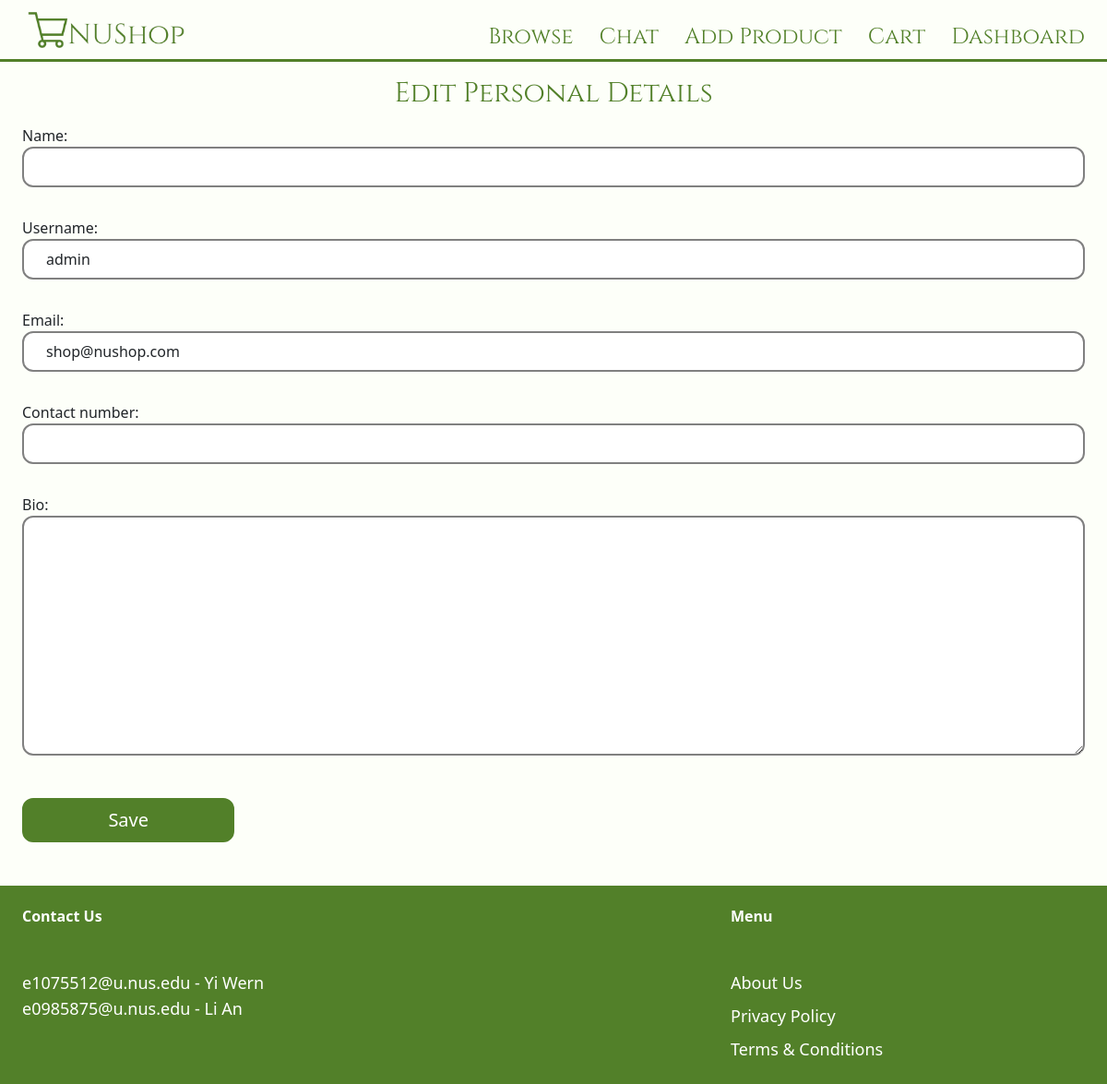
The page /authuser/admin/student-org-details/ (signed in) on the database as committed earlier.
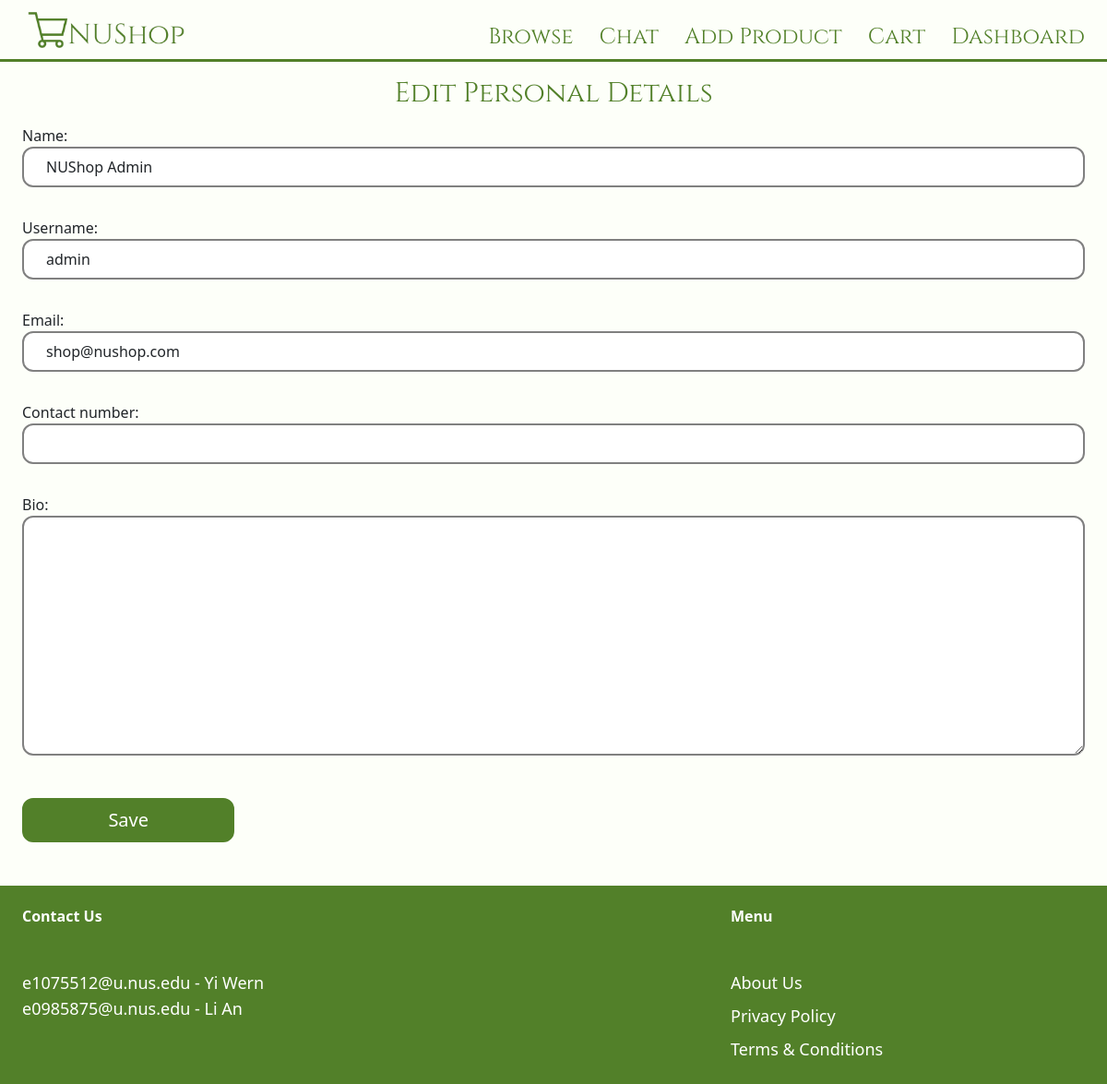
The same page on the database as committed later.
### authuser/models.py (models this page shows, shortened)
class User(AbstractBaseUser, PermissionsMixin):
    username = models.CharField(max_length=150, unique=True)
    email = models.EmailField(unique=True)
    name = models.CharField(max_length=255, default='')
    bio = models.CharField(max_length=500, blank=True, null=True)
    contact_number = models.CharField(max_length=8, blank=True, null=True)
    image = models.ImageField(upload_to='user_images', blank=True, null=True)
    is_staff = models.BooleanField(default=False)
    is_superuser = models.BooleanField(default=False)
    is_active = models.BooleanField(default=True)
    date_joined = models.DateTimeField(default=timezone.now)
    last_login = models.DateTimeField(blank=True, null=True)
    major = models.ForeignKey(Major, related_name='major', on_delete=models.CASCADE, blank=True, null=True)
    role = models.ForeignKey(Role, related_name='users', on_delete=models.CASCADE, blank=True, null=True)
    followers = models.ManyToManyField('self', related_name="followed_by", symmetrical=False, blank=True)
    bank_details = models.ForeignKey(Bank, related_name='bank_details', on_delete=models.CASCADE, blank=True, null=True)
    delivery_address = models.ForeignKey(DeliveryAddress, related_name='delivery_address', on_delete=models.CASCADE, blank=True, null=True)
    USERNAME_FIELD = 'username'
    REQUIRED_FIELDS = ['email']
    objects = CustomUserManager()
    class Meta:
        verbose_name = 'User'
        verbose_name_plural = 'Users'

### authuser/views.py (the view)
# urls.py: path('<str:username>/student-org-details/', views.edit_student_org_details, name='student-org-details'),
@login_required
def edit_student_org_details(request, username):
    user = User.objects.get(username=username)
    if request.method == 'POST':
        form = EditStudentOrganisationForm(request.POST, request.FILES, instance=user)
        if form.is_valid():
            form.save()
            messages.info(request, "Personal details are updated.")
            return redirect(reverse('dashboard:view-profile', args=[username]))
    else:
        form = EditStudentOrganisationForm(instance=user)
    return render(request, 'authuser/form.html', {
        'form': form,
        'title': 'Edit Personal Details',
    })

### authuser/forms.py
class EditStudentOrganisationForm(forms.ModelForm):
    class Meta:
        model = User
        fields = ('name', 'username', 'email', 'contact_number', 'bio',)
        widgets = {
            'name': forms.TextInput(attrs={
                'class': INPUT_CLASSES
            }),
            'username': forms.TextInput(attrs={
                'class': INPUT_CLASSES
            }),
            'email': forms.EmailInput(attrs={
                'class': INPUT_CLASSES
            }),
            'contact_number': forms.TextInput(attrs={
                'class': INPUT_CLASSES
            }),
            'bio': forms.Textarea(attrs={
                'class': INPUT_CLASSES
            }),
        }

### authuser/templates/authuser/form.html (shortened to what this page needs)
{% extends 'core/base.html' %}
{% block content %}
<h1 class="my-3 text-3xl text-center cinzel text-nushopprimary">{{ title }}</h1>
<form method="post" actions="." enctype="multipart/form-data">
    <div class="space-y-4">
        {{ form.as_p }}
    </div>
    <button class="py-2 px-2 w-1/5 bt-nushopprimary text-xl text-center rounded-xl">Save</button>
</form>
{% endblock %}

Rows that differ between the two databases and show on the page:
changed User "admin": name (not shown) → "NUShop Admin"
